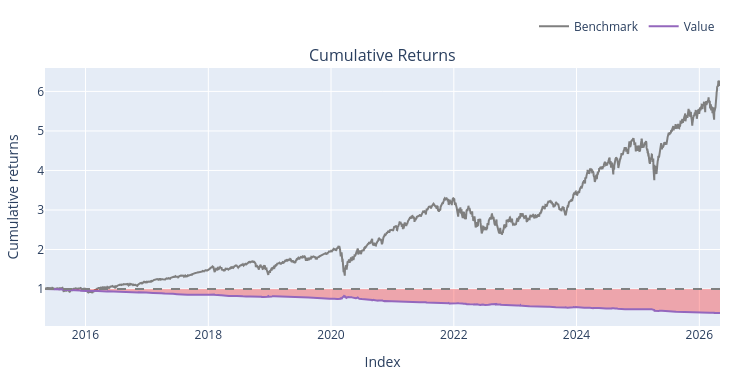

This figure's notebook cell:
### Markdown cell above
### Controlled position sizings and locking cash

### Code cell
INIT_CASH = 100_000.0
MAX_ALLOCATION = 0.50
N_STOCKS = len(close_df.columns)
ORDER_VALUE = INIT_CASH * MAX_ALLOCATION / N_STOCKS
previous_close = close_df.shift(1)

backtest = vbt.Portfolio.from_signals(
    close=close_df,
    price=open_df,
    val_price=previous_close,
    entries=long_entry,
    exits=short_entry,
    short_entries=short_entry,
    short_exits=long_entry,
    upon_opposite_entry="reverse",
    init_cash=INIT_CASH,
    size=ORDER_VALUE,
    size_type="value",
    cash_sharing=True,
    group_by=True,
    lock_cash=True,
    allow_partial=True,
    fees=0.001,
    slippage=0.0005,
    freq="1D"
)

print(backtest.stats())
backtest.plot().show()


#includes slippage costs and fees for realism

### Figure 1 — Plotly figure (JSON) as saved in the notebook; plotly's stock layout.template omitted (floating-point values rounded to 4 significant figures; data arrays with more than 128 entries replaced by an {"elided": "..."} marker saying what was removed)
{"data": [{"legendgroup": "0", "line": {"color": "#7f7f7f"}, "name": "Benchmark", "showlegend": true, "type": "scatter", "uid": "863943bc-0b71-48e0-b61f-8a234f3a19b2", "x": {"elided": "2766 str values"}, "xaxis": "x", "y": {"elided": "2766 float values"}, "yaxis": "y"}, {"hoverinfo": "skip", "legendgroup": "1", "line": {"color": "rgba(0, 0, 0, 0)", "width": 0}, "opacity": 0, "showlegend": false, "type": "scatter", "uid": "10e76706-f12f-4576-835d-dcdad23100eb", "x": {"elided": "2766 str values"}, "xaxis": "x", "y": {"elided": "2766 int values"}, "yaxis": "y"}, {"connectgaps": false, "fill": "tonexty", "fillcolor": "rgba(255, 0, 0, 0.3)", "hoverinfo": "skip", "legendgroup": "1", "line": {"color": "rgba(0, 0, 0, 0)", "width": 0}, "opacity": 0, "showlegend": false, "type": "scatter", "uid": "a2a25d1d-cfc2-4c9d-a415-d76a678ccd64", "x": {"elided": "2766 str values"}, "xaxis": "x", "y": {"elided": "2766 float values"}, "yaxis": "y"}, {"legendgroup": "2", "line": {"color": "#9467bd"}, "name": "Value", "showlegend": true, "type": "scatter", "uid": "ecd41ce7-0d14-4b09-bd41-2aa7c630f101", "x": {"elided": "2766 str values"}, "xaxis": "x", "y": {"elided": "2766 float values"}, "yaxis": "y"}, {"hoverinfo": "skip", "legendgroup": "1", "line": {"color": "rgba(0, 0, 0, 0)", "width": 0}, "opacity": 0, "showlegend": false, "type": "scatter", "uid": "05238a77-47ae-4747-8969-3c9e6bb4c819", "x": {"elided": "2766 str values"}, "xaxis": "x", "y": {"elided": "2766 int values"}, "yaxis": "y"}], "layout": {"annotations": [{"font": {"size": 16}, "showarrow": false, "text": "Cumulative Returns", "x": 0.5, "xanchor": "center", "xref": "paper", "y": 1, "yanchor": "bottom", "yref": "paper"}], "height": 380, "legend": {"orientation": "h", "traceorder": "normal", "x": 1, "xanchor": "right", "y": 1.105, "yanchor": "bottom"}, "margin": {"b": 30, "l": 30, "r": 30, "t": 30}, "shapes": [{"line": {"color": "gray", "dash": "dash"}, "type": "line", "x0": 0, "x1": 1, "xref": "paper", "y0": 1, "y1": 1, "yref": "y"}], "showlegend": true, "width": 750, "xaxis": {"anchor": "y", "domain": [0, 1], "title": {"text": "Index"}}, "yaxis": {"anchor": "x", "domain": [0, 1], "title": {"text": "Cumulative returns"}}}}
